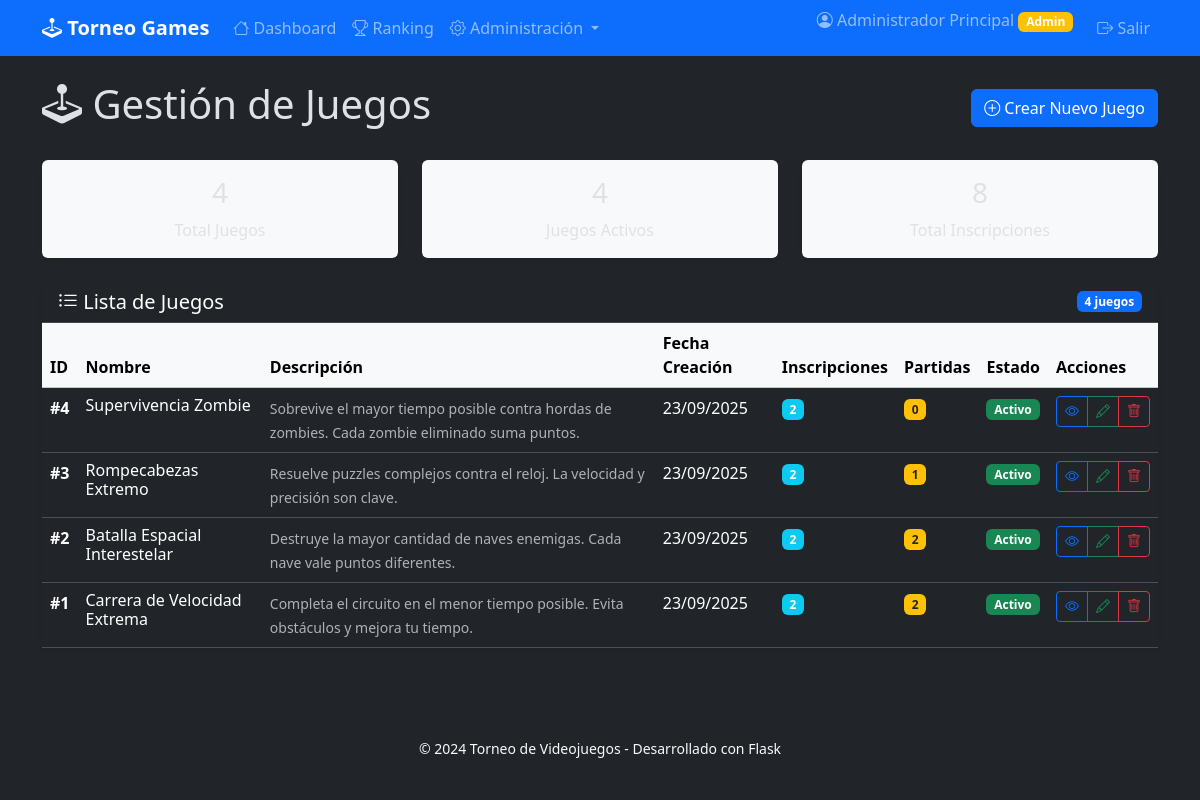
The page /admin/juegos (signed in) on the database its author committed.
### app/models.py (models this page shows, shortened)
class Usuario(db.Model, UserMixin):
    id = db.Column(db.Integer, primary_key=True)
    email = db.Column(db.String(100), unique=True, nullable=False)
    password = db.Column(db.String(200), nullable=False)
    nombre = db.Column(db.String(100), nullable=False)
    es_admin = db.Column(db.Boolean, default=False)
    fecha_registro = db.Column(db.DateTime, default=datetime.utcnow)  # Cambiado a utcnow
    participaciones = db.relationship('Participante', backref='usuario', lazy=True, cascade='all, delete-orphan')

class Juego(db.Model):
    id = db.Column(db.Integer, primary_key=True)
    nombre = db.Column(db.String(100), nullable=False)
    descripcion = db.Column(db.Text)
    fecha_creacion = db.Column(db.DateTime, default=datetime.utcnow)
    activo = db.Column(db.Boolean, default=True)
    participantes = db.relationship('Participante', backref='juego', lazy=True, cascade='all, delete-orphan')
    partidas = db.relationship('Partida', backref='juego', lazy=True, cascade='all, delete-orphan')

### app/routes.py (the view)
@main.route('/admin/juegos')
@login_required
def admin_juegos():
    if not es_admin():
        return redirect(url_for('main.dashboard'))
    juegos = Juego.query.order_by(Juego.fecha_creacion.desc()).all()
    total_inscripciones = sum(len(juego.participantes) for juego in juegos)
    return render_template('admin/juegos.html',
                           juegos=juegos,
                           total_inscripciones=total_inscripciones)

### app/routes.py (called while the page is built)
def es_admin():
    return current_user.is_authenticated and current_user.es_admin

### app/templates/admin/juegos.html (shortened to what this page needs)
{% extends "base.html" %}
{% block content %}
<div class="d-flex justify-content-between align-items-center mb-4">
    <h1><i class="bi bi-joystick"></i> Gestión de Juegos</h1>
    <button class="btn btn-primary" data-bs-toggle="modal" data-bs-target="#modalCrearJuego">
        <i class="bi bi-plus-circle"></i> Crear Nuevo Juego
    </button>
</div>
<div class="row mb-4">
    <div class="col-md-4">
        <div class="card bg-light">
            <div class="card-body text-center">
                <h3>{{ juegos|length }}</h3>
                <p class="mb-0">Total Juegos</p>
            </div>
        </div>
    </div>
    <div class="col-md-4">
        <div class="card bg-light">
            <div class="card-body text-center">
                <h3>{{ juegos|selectattr('activo')|list|length }}</h3>
                <p class="mb-0">Juegos Activos</p>
            </div>
        </div>
    </div>
    <div class="col-md-4">
        <div class="card bg-light">
            <div class="card-body text-center">
                <h3>{{ total_inscripciones }}</h3>
                <p class="mb-0">Total Inscripciones</p>
            </div>
        </div>
    </div>
</div>
<div class="card">
    <div class="card-header bg-dark text-white d-flex justify-content-between align-items-center">
        <h5 class="mb-0"><i class="bi bi-list-ul"></i> Lista de Juegos</h5>
        <span class="badge bg-primary">{{ juegos|length }} juegos</span>
    </div>
    <div class="card-body p-0">
        {% if juegos %}
        <div class="table-responsive">
            <table class="table table-hover mb-0">
                <thead class="table-light">
                    <tr>
                        <th>ID</th>
                        <th>Nombre</th>
                        <th>Descripción</th>
                        <th>Fecha Creación</th>
                        <th>Inscripciones</th>
                        <th>Partidas</th>
                        <th>Estado</th>
                        <th>Acciones</th>
                    </tr>
                </thead>
                <tbody>
                    {% for juego in juegos %}
                    <tr>
                        <td><strong>#{{ juego.id }}</strong></td>
                        <td>
                            <h6 class="mb-0">{{ juego.nombre }}</h6>
                        </td>
                        <td>
                            <small class="text-muted">{{ juego.descripcion or "Sin descripción" }}</small>
                        </td>
                        <td>{{ juego.fecha_creacion.strftime('%d/%m/%Y') }}</td>
                        <td>
                            <span class="badge bg-info">{{ juego.participantes|length }}</span>
                        </td>
                        <td>
                            <span class="badge bg-warning text-dark">{{ juego.partidas|length }}</span>
                        </td>
                        <td>
                            <span class="badge bg-{{ 'success' if juego.activo else 'secondary' }}">
                                {{ 'Activo' if juego.activo else 'Inactivo' }}
                            </span>
                        </td>
                        <td>
                            <div class="btn-group btn-group-sm">
                                <a href="{{ url_for('main.detalle_juego', juego_id=juego.id) }}"
                                   class="btn btn-outline-primary" title="Ver detalles">
                                    <i class="bi bi-eye"></i>
                                </a>
                                <button class="btn btn-outline-success" title="Editar">
                                    <i class="bi bi-pencil"></i>
                                </button>
                                <button class="btn btn-outline-danger"
                                        onclick="confirmarEliminacion({{ juego.id }}, '{{ juego.nombre }}')"
                                        title="Eliminar">
                                    <i class="bi bi-trash"></i>
                                </button>
                            </div>
                        </td>
                    </tr>
                    {% endfor %}
                </tbody>
            </table>
        </div>
        {% endif %}
    </div>
</div>
{% endblock %}

### app/templates/base.html (shortened to what this page needs)
<!DOCTYPE html>
<html lang="es" data-bs-theme="dark">
<head>
    <link href="https://cdn.jsdelivr.net/npm/bootstrap@5.3.2/dist/css/bootstrap.min.css" rel="stylesheet">
    <link rel="stylesheet" href="https://cdn.jsdelivr.net/npm/bootstrap-icons@1.11.1/font/bootstrap-icons.css">
</head>
<body>
    <nav class="navbar navbar-expand-lg navbar-dark bg-primary">
        <div class="container">
            <a class="navbar-brand" href="{{ url_for('main.dashboard') }}">
                <i class="bi bi-joystick"></i> Torneo Games
            </a>
            <div class="collapse navbar-collapse" id="navbarNav">
                {% if current_user.is_authenticated %}
                <ul class="navbar-nav me-auto">
    <li class="nav-item">
        <a class="nav-link" href="{{ url_for('main.dashboard') }}">
            <i class="bi bi-house"></i> Dashboard
        </a>
    </li>
    <li class="nav-item">
        <a class="nav-link" href="{{ url_for('main.ranking_global') }}">
            <i class="bi bi-trophy"></i> Ranking
        </a>
    </li>
    {% if current_user.es_admin %}
    <li class="nav-item dropdown">
        <a class="nav-link dropdown-toggle" href="#" role="button" data-bs-toggle="dropdown">
            <i class="bi bi-gear"></i> Administración
        </a>
    </li>
    {% endif %}
</ul>
                <ul class="navbar-nav">
                    <li class="nav-item">
                        <span class="navbar-text me-3">
                            <i class="bi bi-person-circle"></i> {{ current_user.nombre }}
                            {% if current_user.es_admin %}<span class="badge bg-warning">Admin</span>{% endif %}
                        </span>
                    </li>
                    <li class="nav-item">
                        <a class="nav-link" href="{{ url_for('auth.logout') }}">
                            <i class="bi bi-box-arrow-right"></i> Salir
                        </a>
                    </li>
                </ul>
                {% endif %}
            </div>
        </div>
    </nav>
    <main class="container py-4">
        {% block content %}{% endblock %}
    </main>
    <footer class="bg-dark text-light py-3 mt-5">
        <div class="container text-center">
            <small>&copy; 2024 Torneo de Videojuegos - Desarrollado con Flask</small>
        </div>
    </footer>
</body>
</html>

### app/templates/base.html (style rules this page uses)
.navbar-brand { font-weight: 600; }
.card { border: none; box-shadow: 0 0.125rem 0.25rem rgba(0, 0, 0, 0.075); }

### rows shown on the page
Usuario: nombre "Administrador Principal"
Juego: id "4", nombre "Supervivencia Zombie", descripcion "Sobrevive el mayor tiempo posible contra hordas de zombies. Cada zombie eliminado suma puntos.", fecha_creacion "23/09/2025", participantes|length "2", partidas|length "0", activo "Activo"
Juego: id "3", nombre "Rompecabezas Extremo", descripcion "Resuelve puzzles complejos contra el reloj. La velocidad y precisión son clave.", fecha_creacion "23/09/2025", participantes|length "2", partidas|length "1", activo "Activo"
Juego: id "2", nombre "Batalla Espacial Interestelar", descripcion "Destruye la mayor cantidad de naves enemigas. Cada nave vale puntos diferentes.", fecha_creacion "23/09/2025", participantes|length "2", partidas|length "2", activo "Activo"
Juego: id "1", nombre "Carrera de Velocidad Extrema", descripcion "Completa el circuito en el menor tiempo posible. Evita obstáculos y mejora tu tiempo.", fecha_creacion "23/09/2025", participantes|length "2", partidas|length "2", activo "Activo"

### other values the page prints
{{ juegos|length }} "4"
{{ juegos|selectattr('activo')|list|length }} "4"
{{ total_inscripciones }} "8"
